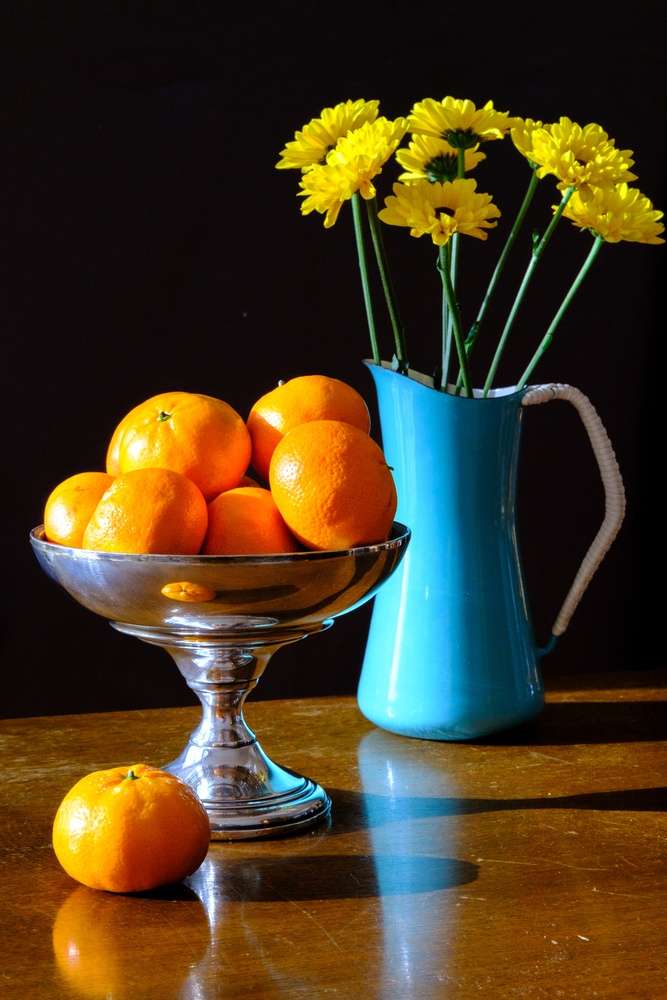
#> input picture ESE-04-Unsupervised machine learning/StillLife.jpg, 667 x 1000 px, shrunk from 3334 x 5001 before the run, found by its file name
$ python ImageColorCompression.py
#> lines starting #> are read from the running program, lines starting #| are printed output that depends on the picture
"""Image Color Quantization using K-means Clustering.

This code demonstrates color quantization of an image using K-means clustering,
reducing the image from millions of possible colors to just 16 colors while
preserving the main visual features. The process involves:
1. Converting the image into a collection of RGB points
2. Clustering these points in RGB space
3. Replacing each pixel's color with its cluster center
4. Reconstructing the image with the reduced color palette

The visualization shows both the clustering in RGB space and the
resulting recolored image.
"""

from matplotlib.image import imread
import numpy as np
import matplotlib.pyplot as plt
from sklearn.cluster import MiniBatchKMeans

# Sample random s# Load image and prepare data
image = imread("ESE-04-Unsupervised machine learning/StillLife.jpg")
#> image is the input picture: shape (1000, 667, 3); mean R, G, B 73.8, 59.1, 33.2
pixels = image.reshape(-1, image.shape[2])  # Flatten to pixel array

def plot_colors(data, title, colors=None, samples=10000):
    # Sample random pixels for visualization
#> called with data = array of shape (667000, 3), title = 'Original: 16 million possible colors', samples = 10000
    if colors is None:
        colors = data

    rng = np.random.RandomState(0)
    indices = rng.permutation(len(data))[:samples]
#> indices = 10000 values, max 666924 at index 564, min 19 at index 3875, mean 331448.9

    R, G, B = data[indices].T  # Extract RGB components
#> R = 10000 values, max 255 at index 1, min 0 at index 150, mean 74.57; G = 10000 values, max 255 at index 190, min 0 at index 87, mean 59.1; B = 10000 values, max 255 at index 102, min 0 at index 5, mean 31.89
    norm_colors = colors[indices]/255  # Normalize colors

    # Create side-by-side scatterplots
    fig, ax = plt.subplots(1, 2)
    ax[0].scatter(R, G, c=norm_colors, marker='.')
    ax[0].set(xlabel='Red', ylabel='Green', xlim=(0, 255), ylim=(0, 255))

    ax[1].scatter(R, B, c=norm_colors, marker='.')
    ax[1].set(xlabel='Red', ylabel='Blue', xlim=(0, 255), ylim=(0, 255))

    fig.suptitle(title, size=20)
    plt.show()
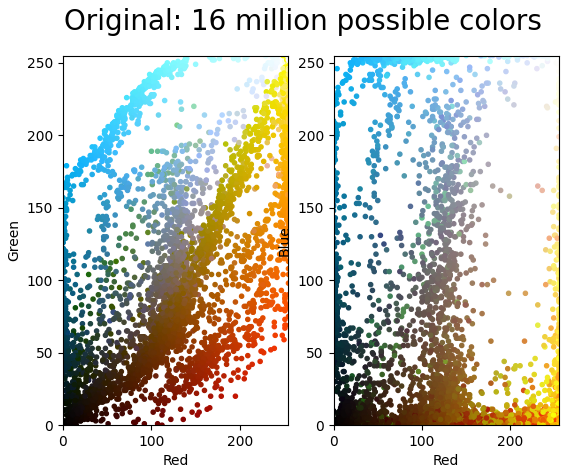
#> figure drawn by matplotlib, 2 panels

# Show original colors
plot_colors(pixels, title='Original: 16 million possible colors')

# Perform color quantization with K-means
kmeans = MiniBatchKMeans(n_clusters=16)
kmeans.fit(pixels)
reduced_colors = kmeans.cluster_centers_[kmeans.predict(pixels)].astype(int)

# Show reduced color distribution
plot_colors(pixels, colors=reduced_colors, title="Reduced: 16 colors")
#> call 2 of plot_colors, with data = array of shape (667000, 3), title = 'Reduced: 16 colors', colors = array of shape (667000, 3), samples = 10000
#> in plot_colors (call 2), `plt.show()`:
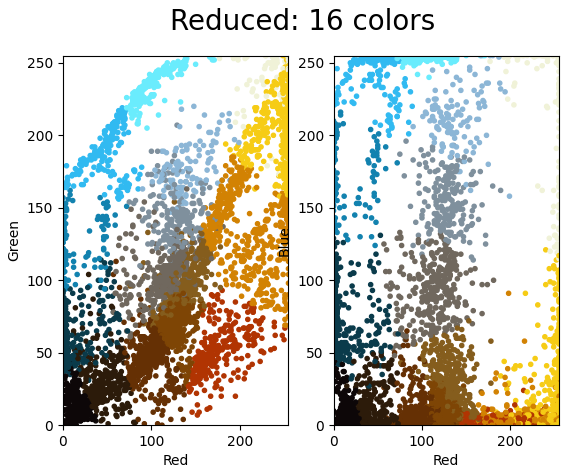
#> figure drawn by matplotlib, 2 panels

# Compare original and recolored images
recolored = reduced_colors.reshape(image.shape)
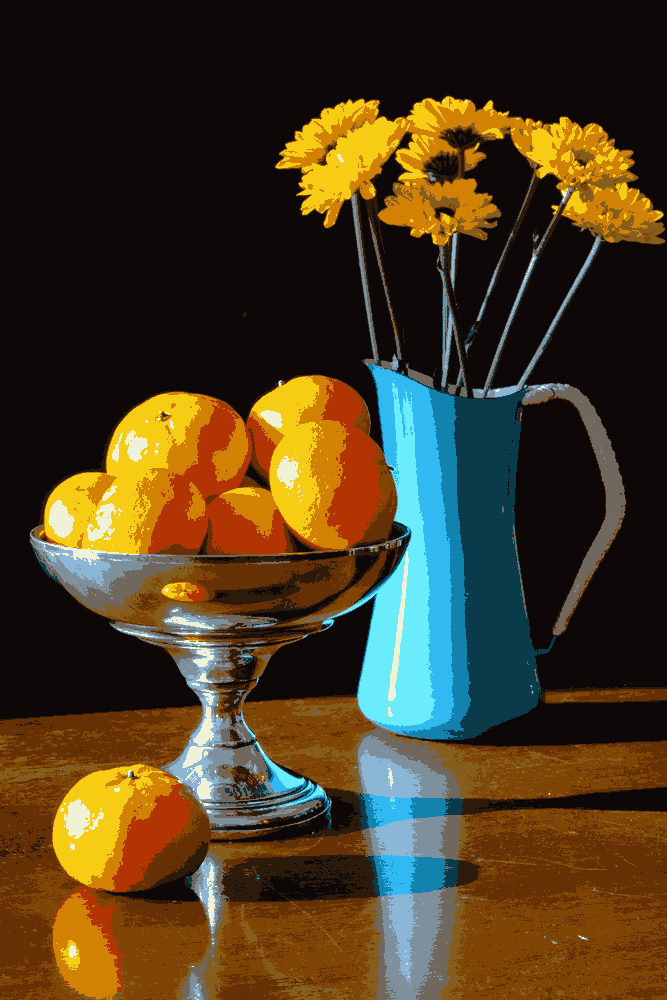
#> recolored: shape (1000, 667, 3) int64; mean R, G, B 73.4, 58.4, 33.2
fig, ax = plt.subplots(1, 2)
ax[0].imshow(image)
ax[0].set_title('Original Image')
ax[1].imshow(recolored)
ax[1].set_title('16-color Image')
plt.show()
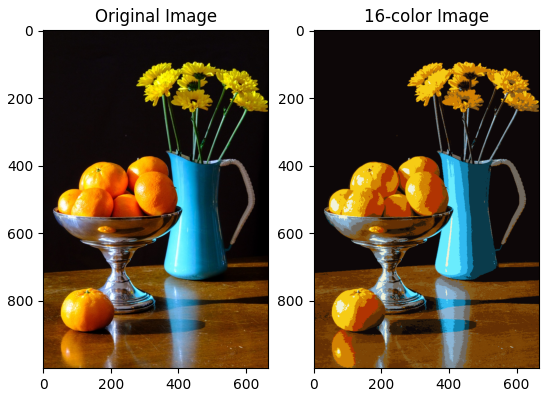
#> figure drawn by matplotlib, 2 panels
